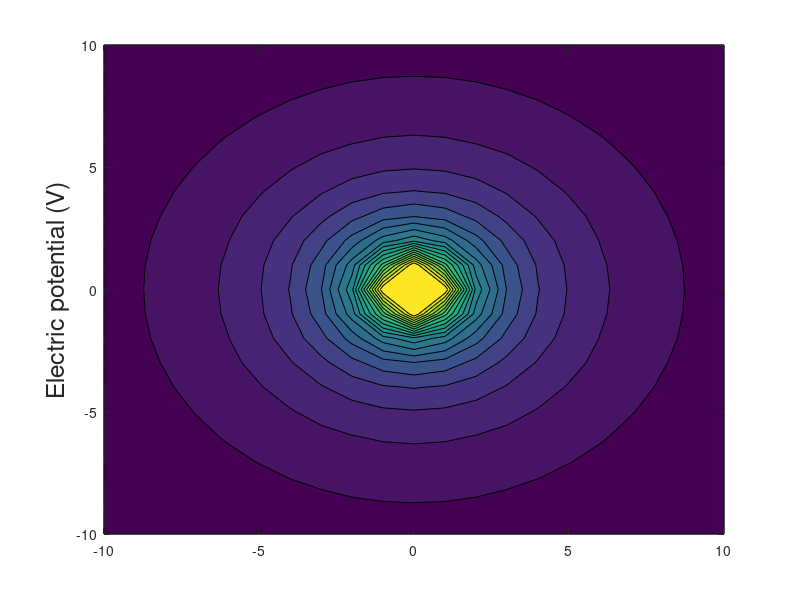

MATLAB code to generate this figure: (Note: this script raises an error after producing the figure.)
%Pointcharge.m
%Equipotential Plot of a point charge
%Start
clear all
close all
clc

k = 8.987E9; % Coulomb's constant
Q = 20e-6;%An arbitrary charge of 20uc
[X,Y] = meshgrid(-10:10); % Create a grid of coordinates where V is to be calculated

V = k*Q./sqrt(X.^2+Y.^2);%Formula of Potential
hContour = contourf(X,Y,V,20);%Contour Plot
ylabel('Electric potential (V)','Fontsize',18)

[Ex,Ey] = gradient(V,0.1);
validColumns = all(isfinite(Ex) & isfinite(Ey)); % Ignore columns where E contains infinite values due to the point charges since streamslice can't handle them
hold on
hLines = streamslice(X(:,validColumns),Y(:,validColumns),Ex(:,validColumns),Ey(:,validColumns));%streamslice(X,Y,U,V)
set(hLines,'Color','r');
legend('Equipotential Surface','Electric Field')
title('Plot of Equipotential & Electric Field of a Point Charge')
clear all

%end
